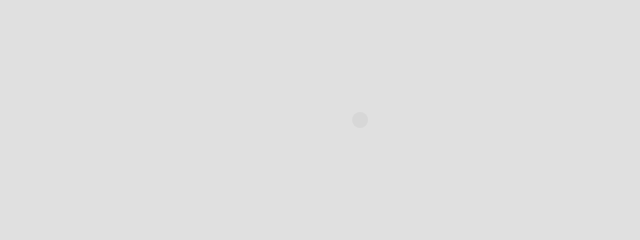
Frame 1 (no input)
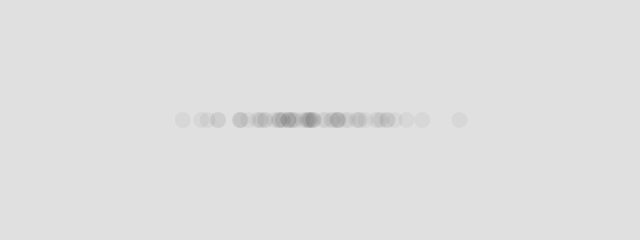
Frame 60 (no input)
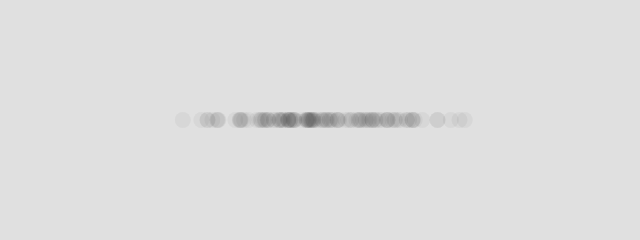
Frame 120 (the mouse pressed at the canvas centre since frame 60)

The p5.js sketch that drew these frames (run headless with seeded random() and noise() and a simulated clock; from frame 60 on, the mouse is pressed at the canvas centre):

// p5.js sketch
// ── sketch.js
function setup() {
    createCanvas(640, 240);

    background(224);
}

function draw() {
    let x = randomGaussian(320, 60);

    noStroke();
    fill(0, 10);
    circle(x, 120, 16);
}
